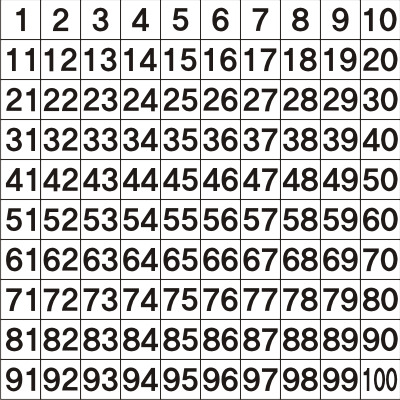
#> input picture ten_1121/3.chapter/numbers100.PNG, 400 x 400 px
$ python 0625_number_recognition.py
#> lines starting #> are read from the running program, lines starting #| are printed output that depends on the picture; after the words box and inside, x2 and y2 are one past the last pixel; in counts of white or black regions, pixels touching at a corner belong together
import sys
import numpy as np
import cv2

# 이미지 읽어 들이기
im = cv2.imread('numbers100.PNG')
#> im is the input picture: shape (400, 400, 3); mean B, G, R 193, 193.9, 195.3

# 그레이스케일로 변환하고 블러를 걸고 이진화하기
gray = cv2.cvtColor(im,cv2.COLOR_BGR2GRAY)
blur = cv2.GaussianBlur(gray, (5,5),0)
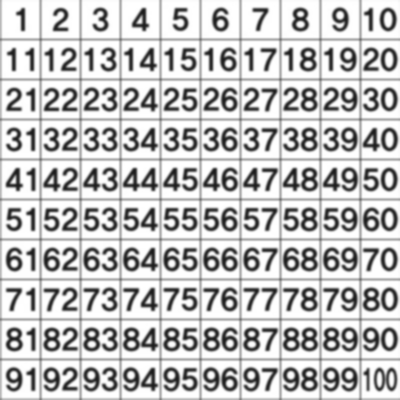
#> blur: shape (400, 400); min 27, max 255, mean 194.5
thresh = cv2.adaptiveThreshold(blur, 255, 1, 1, 11, 2)
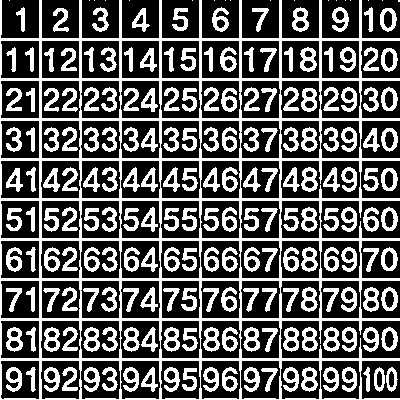
#> thresh: shape (400, 400); 36% white; 211 white regions (18 under 20 px)

# 윤곽 추출하기
contours = cv2.findContours(thresh, cv2.RETR_LIST, cv2.CHAIN_APPROX_SIMPLE)[1]
#> contours = 399 contours, 18 with area under 20; largest, box (x1, y1, x2, y2) and area: (0, 0, 400, 400) 127242, (280, 160, 361, 199) 2931, (200, 360, 241, 400) 1483, (320, 360, 361, 400) 1481, (280, 360, 321, 400) 1481
# 윤곽 추출하기 (외곽영역)
#contours = cv2.findContours(thresh,cv2.RETR_EXTERNAL, cv2.CHAIN_APPROX_SIMPLE)[1]

# 추출한 윤곽을 반복 처리하기
for cnt in contours:
    x, y, w, h = cv2.boundingRect(cnt)
    if h < 20:continue # 너무 작으면 건너뛰기
    red = (0, 0, 255)
    cv2.rectangle(im, (x,y), (x+w, y+h), red,2)
#> this loop made 399 passes
#> (x, y, w, h) on passes 1 to 3: (304, 380, 11, 9), (225, 378, 10, 11), (144, 374, 9, 11)
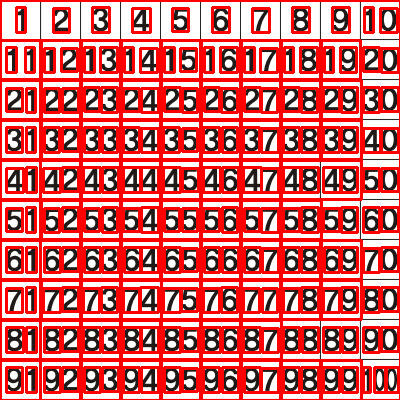
#> im: shape (400, 400, 3); mean B, G, R 106.5, 107.1, 214.1
cv2.imwrite('numbers-cnt.PNG',im)

$ run again, with ten_1121/3.chapter/Pi.png copied over ten_1121/3.chapter/numbers100.PNG
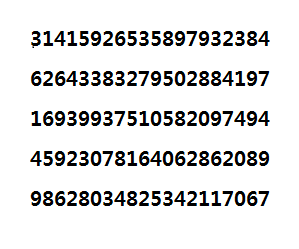
#> input picture ten_1121/3.chapter/Pi.png, 299 x 249 px
#> im is the input picture: shape (249, 299, 3); mean B, G, R 226.2, 226.2, 226.2
#> `blur = cv2.GaussianBlur(gray, (5,5),0)`:
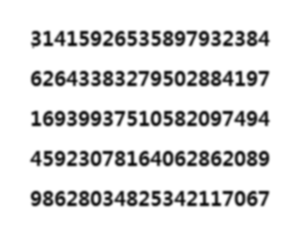
#> blur: shape (249, 299); min 16, max 255, mean 226.2
#> `thresh = cv2.adaptiveThreshold(blur, 255, 1, 1, 11, 2)`:
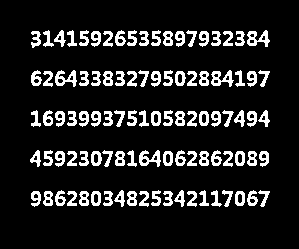
#> thresh: shape (249, 299); 12.8% white; 96 white regions
#> contours = 160 contours, 34 with area under 20; largest, box (x1, y1, x2, y2) and area: (247, 30, 270, 47) 192, (211, 70, 234, 87) 188, (139, 150, 161, 167) 178, (55, 70, 77, 87) 176, (91, 151, 102, 166) 120
#> the loop `for cnt in contours:` made 160 passes
#> (x, y, w, h) on passes 1 to 3: (129, 199, 6, 5), (81, 199, 6, 5), (45, 199, 6, 5)
